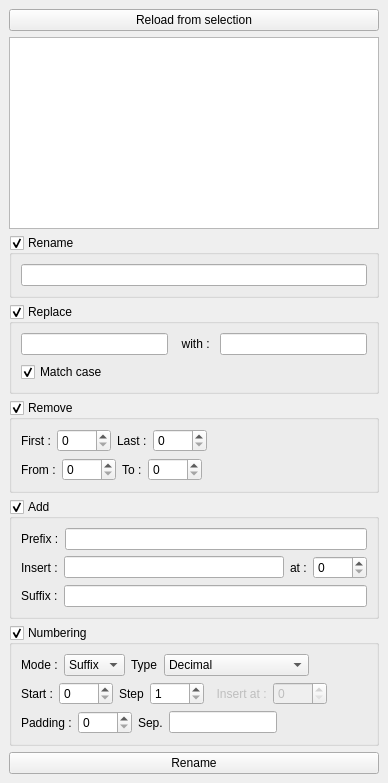
<?xml version="1.0" encoding="UTF-8"?>
<ui version="4.0">
 <class>MainWindow</class>
 <widget class="QMainWindow" name="MainWindow">
  <property name="geometry">
   <rect>
    <x>0</x>
    <y>0</y>
    <width>372</width>
   </rect>
  </property>
  <property name="windowTitle">
   <string>MainWindow</string>
  </property>
  <widget class="QWidget" name="centralwidget">
   <layout class="QVBoxLayout" name="verticalLayout_11">
    <item>
     <widget class="QPushButton" name="reload_button">
      <property name="sizePolicy">
       <sizepolicy hsizetype="MinimumExpanding" vsizetype="Fixed">
        <horstretch>0</horstretch>
        <verstretch>0</verstretch>
       </sizepolicy>
      </property>
      <property name="text">
       <string>Reload from selection</string>
      </property>
     </widget>
    </item>
    <item>
     <widget class="QTableView" name="name_table">
      <property name="minimumSize">
       <size>
        <width>350</width>
       </size>
      </property>
      <property name="alternatingRowColors">
       <bool>true</bool>
      </property>
      <property name="selectionMode">
       <enum>QAbstractItemView::NoSelection</enum>
      </property>
      <property name="wordWrap">
       <bool>false</bool>
      </property>
      <attribute name="verticalHeaderVisible">
       <bool>false</bool>
      </attribute>
     </widget>
    </item>
    <item>
     <widget class="QGroupBox" name="rename_group">
      <property name="title">
       <string>Rename</string>
      </property>
      <property name="checkable">
       <bool>true</bool>
      </property>
      <layout class="QVBoxLayout" name="verticalLayout_10">
       <property name="leftMargin">
        <number>0</number>
       </property>
       <property name="topMargin">
        <number>0</number>
       </property>
       <property name="rightMargin">
        <number>0</number>
       </property>
       <property name="bottomMargin">
        <number>0</number>
       </property>
       <item>
        <widget class="QWidget" name="rename_widget" native="true">
         <layout class="QVBoxLayout" name="verticalLayout_9">
          <item>
           <widget class="QLineEdit" name="rename_line"/>
          </item>
         </layout>
        </widget>
       </item>
      </layout>
     </widget>
    </item>
    <item>
     <widget class="QGroupBox" name="replace_group">
      <property name="sizePolicy">
       <sizepolicy hsizetype="Preferred" vsizetype="Fixed">
        <horstretch>0</horstretch>
        <verstretch>0</verstretch>
       </sizepolicy>
      </property>
      <property name="title">
       <string>Replace</string>
      </property>
      <property name="checkable">
       <bool>true</bool>
      </property>
      <layout class="QVBoxLayout" name="verticalLayout_3">
       <property name="leftMargin">
        <number>0</number>
       </property>
       <property name="topMargin">
        <number>0</number>
       </property>
       <property name="rightMargin">
        <number>0</number>
       </property>
       <property name="bottomMargin">
        <number>0</number>
       </property>
       <item>
        <widget class="QWidget" name="replace_widget" native="true">
         <layout class="QVBoxLayout" name="verticalLayout_5">
          <property name="spacing">
           <number>7</number>
          </property>
          <item>
           <layout class="QHBoxLayout" name="replace_layout">
            <item>
             <widget class="QLineEdit" name="replace_line"/>
            </item>
            <item>
             <widget class="QLabel" name="with_label">
              <property name="text">
               <string>  with : </string>
              </property>
             </widget>
            </item>
            <item>
             <widget class="QLineEdit" name="replacewith_line"/>
            </item>
           </layout>
          </item>
          <item>
           <widget class="QCheckBox" name="matchcase_checkbox">
            <property name="text">
             <string>Match case</string>
            </property>
            <property name="checked">
             <bool>true</bool>
            </property>
           </widget>
          </item>
         </layout>
        </widget>
       </item>
      </layout>
     </widget>
    </item>
    <item>
     <widget class="QGroupBox" name="remove_group">
      <property name="title">
       <string>Remove</string>
      </property>
      <property name="checkable">
       <bool>true</bool>
      </property>
      <layout class="QVBoxLayout" name="verticalLayout_2">
       <property name="leftMargin">
        <number>0</number>
       </property>
       <property name="topMargin">
        <number>0</number>
       </property>
       <property name="rightMargin">
        <number>0</number>
       </property>
       <property name="bottomMargin">
        <number>0</number>
       </property>
       <item>
        <widget class="QWidget" name="remove_widget" native="true">
         <layout class="QVBoxLayout" name="verticalLayout">
          <item>
           <layout class="QHBoxLayout" name="firstlast_layout">
            <item>
             <widget class="QLabel" name="fisrt_label">
              <property name="text">
               <string>First :</string>
              </property>
             </widget>
            </item>
            <item>
             <widget class="QSpinBox" name="first_spin">
              <property name="maximum">
               <number>9999</number>
              </property>
             </widget>
            </item>
            <item>
             <widget class="QLabel" name="last_label">
              <property name="text">
               <string>Last :</string>
              </property>
             </widget>
            </item>
            <item>
             <widget class="QSpinBox" name="last_spin">
              <property name="maximum">
               <number>9999</number>
              </property>
             </widget>
            </item>
            <item>
             <spacer name="firstlast_spacer">
              <property name="orientation">
               <enum>Qt::Horizontal</enum>
              </property>
              <property name="sizeHint" stdset="0">
               <size>
                <width>40</width>
                <height>20</height>
               </size>
              </property>
             </spacer>
            </item>
           </layout>
          </item>
          <item>
           <layout class="QHBoxLayout" name="fromto_layout">
            <item>
             <widget class="QLabel" name="from_label">
              <property name="text">
               <string>From :</string>
              </property>
             </widget>
            </item>
            <item>
             <widget class="QSpinBox" name="from_spin">
              <property name="maximum">
               <number>9999</number>
              </property>
             </widget>
            </item>
            <item>
             <widget class="QLabel" name="to_label">
              <property name="text">
               <string>To :</string>
              </property>
             </widget>
            </item>
            <item>
             <widget class="QSpinBox" name="to_spin">
              <property name="maximum">
               <number>9999</number>
              </property>
             </widget>
            </item>
            <item>
             <spacer name="fromto_spacer">
              <property name="orientation">
               <enum>Qt::Horizontal</enum>
              </property>
              <property name="sizeHint" stdset="0">
               <size>
                <width>40</width>
                <height>20</height>
               </size>
              </property>
             </spacer>
            </item>
           </layout>
          </item>
         </layout>
        </widget>
       </item>
      </layout>
     </widget>
    </item>
    <item>
     <widget class="QGroupBox" name="add_group">
      <property name="title">
       <string>Add</string>
      </property>
      <property name="checkable">
       <bool>true</bool>
      </property>
      <layout class="QVBoxLayout" name="verticalLayout_7">
       <property name="leftMargin">
        <number>0</number>
       </property>
       <property name="topMargin">
        <number>0</number>
       </property>
       <property name="rightMargin">
        <number>0</number>
       </property>
       <property name="bottomMargin">
        <number>0</number>
       </property>
       <item>
        <widget class="QWidget" name="add_widget" native="true">
         <layout class="QVBoxLayout" name="verticalLayout_6">
          <item>
           <layout class="QHBoxLayout" name="prefix_layout">
            <item>
             <widget class="QLabel" name="prefix_label">
              <property name="text">
               <string>Prefix :</string>
              </property>
             </widget>
            </item>
            <item>
             <widget class="QLineEdit" name="prefix_line"/>
            </item>
           </layout>
          </item>
          <item>
           <layout class="QHBoxLayout" name="insert_layout">
            <item>
             <widget class="QLabel" name="insert_label">
              <property name="text">
               <string>Insert :</string>
              </property>
             </widget>
            </item>
            <item>
             <widget class="QLineEdit" name="insert_line"/>
            </item>
            <item>
             <widget class="QLabel" name="insertat_label">
              <property name="text">
               <string>at :</string>
              </property>
             </widget>
            </item>
            <item>
             <widget class="QSpinBox" name="insertat_spin">
              <property name="maximum">
               <number>9999</number>
              </property>
             </widget>
            </item>
           </layout>
          </item>
          <item>
           <layout class="QHBoxLayout" name="suffix_layout">
            <item>
             <widget class="QLabel" name="suffix_label">
              <property name="text">
               <string>Suffix :</string>
              </property>
             </widget>
            </item>
            <item>
             <widget class="QLineEdit" name="suffix_line"/>
            </item>
           </layout>
          </item>
         </layout>
        </widget>
       </item>
      </layout>
     </widget>
    </item>
    <item>
     <widget class="QGroupBox" name="numbering_group">
      <property name="sizePolicy">
       <sizepolicy hsizetype="Preferred" vsizetype="Fixed">
        <horstretch>0</horstretch>
        <verstretch>0</verstretch>
       </sizepolicy>
      </property>
      <property name="title">
       <string>Numbering</string>
      </property>
      <property name="checkable">
       <bool>true</bool>
      </property>
      <layout class="QVBoxLayout" name="verticalLayout_4">
       <property name="leftMargin">
        <number>0</number>
       </property>
       <property name="topMargin">
        <number>0</number>
       </property>
       <property name="rightMargin">
        <number>0</number>
       </property>
       <property name="bottomMargin">
        <number>0</number>
       </property>
       <item>
        <widget class="QWidget" name="numbering_widget" native="true">
         <layout class="QVBoxLayout" name="verticalLayout_8">
          <item>
           <layout class="QHBoxLayout" name="modetype_layout">
            <item>
             <widget class="QLabel" name="mode_label">
              <property name="text">
               <string>Mode :</string>
              </property>
             </widget>
            </item>
            <item>
             <widget class="QComboBox" name="mode_combo">
              <item>
               <property name="text">
                <string>Suffix</string>
               </property>
              </item>
              <item>
               <property name="text">
                <string>Prefix</string>
               </property>
              </item>
              <item>
               <property name="text">
                <string>Insert</string>
               </property>
              </item>
             </widget>
            </item>
            <item>
             <widget class="QLabel" name="type_label">
              <property name="text">
               <string>Type</string>
              </property>
             </widget>
            </item>
            <item>
             <widget class="QComboBox" name="type_combo">
              <item>
               <property name="text">
                <string>Decimal</string>
               </property>
              </item>
              <item>
               <property name="text">
                <string>Alphabetical (upper)</string>
               </property>
              </item>
              <item>
               <property name="text">
                <string>Alphabetical (lower)</string>
               </property>
              </item>
              <item>
               <property name="text">
                <string>Hexadecimal (upper)</string>
               </property>
              </item>
              <item>
               <property name="text">
                <string>Hexadecimal (lower)</string>
               </property>
              </item>
              <item>
               <property name="text">
                <string>Octal</string>
               </property>
              </item>
              <item>
               <property name="text">
                <string>Binary</string>
               </property>
              </item>
              <item>
               <property name="text">
                <string>Roman</string>
               </property>
              </item>
             </widget>
            </item>
            <item>
             <spacer name="modetype_spacer">
              <property name="orientation">
               <enum>Qt::Horizontal</enum>
              </property>
              <property name="sizeHint" stdset="0">
               <size>
                <width>40</width>
                <height>20</height>
               </size>
              </property>
             </spacer>
            </item>
           </layout>
          </item>
          <item>
           <layout class="QHBoxLayout" name="startstepat_layout">
            <item>
             <widget class="QLabel" name="start_label">
              <property name="text">
               <string>Start :</string>
              </property>
             </widget>
            </item>
            <item>
             <widget class="QSpinBox" name="start_spin">
              <property name="maximum">
               <number>9999</number>
              </property>
             </widget>
            </item>
            <item>
             <widget class="QLabel" name="step_label">
              <property name="text">
               <string>Step</string>
              </property>
             </widget>
            </item>
            <item>
             <widget class="QSpinBox" name="step_spin">
              <property name="minimum">
               <number>1</number>
              </property>
              <property name="maximum">
               <number>9999</number>
              </property>
             </widget>
            </item>
            <item>
             <widget class="QLabel" name="numberinginsertat_label">
              <property name="enabled">
               <bool>false</bool>
              </property>
              <property name="text">
               <string>  Insert at :</string>
              </property>
             </widget>
            </item>
            <item>
             <widget class="QSpinBox" name="numberinginsertat_spin">
              <property name="enabled">
               <bool>false</bool>
              </property>
              <property name="maximum">
               <number>9999</number>
              </property>
             </widget>
            </item>
            <item>
             <spacer name="startstep_spacer">
              <property name="orientation">
               <enum>Qt::Horizontal</enum>
              </property>
              <property name="sizeHint" stdset="0">
               <size>
                <width>40</width>
                <height>20</height>
               </size>
              </property>
             </spacer>
            </item>
           </layout>
          </item>
          <item>
           <layout class="QHBoxLayout" name="padding_layout">
            <item>
             <widget class="QLabel" name="padding_label">
              <property name="text">
               <string>Padding :</string>
              </property>
             </widget>
            </item>
            <item>
             <widget class="QSpinBox" name="padding_spin">
              <property name="maximum">
               <number>9999</number>
              </property>
             </widget>
            </item>
            <item>
             <widget class="QLabel" name="sep_label">
              <property name="text">
               <string>Sep.</string>
              </property>
             </widget>
            </item>
            <item>
             <widget class="QLineEdit" name="sep_line"/>
            </item>
            <item>
             <spacer name="padding_spacer">
              <property name="orientation">
               <enum>Qt::Horizontal</enum>
              </property>
              <property name="sizeHint" stdset="0">
               <size>
                <width>40</width>
                <height>20</height>
               </size>
              </property>
             </spacer>
            </item>
            <item>
             <spacer name="horizontalSpacer">
              <property name="orientation">
               <enum>Qt::Horizontal</enum>
              </property>
              <property name="sizeHint" stdset="0">
               <size>
                <width>40</width>
                <height>20</height>
               </size>
              </property>
             </spacer>
            </item>
           </layout>
          </item>
         </layout>
        </widget>
       </item>
      </layout>
     </widget>
    </item>
    <item>
     <widget class="QPushButton" name="rename_button">
      <property name="text">
       <string>Rename</string>
      </property>
     </widget>
    </item>
   </layout>
  </widget>
 </widget>
 <resources/>
 <connections/>
</ui>
